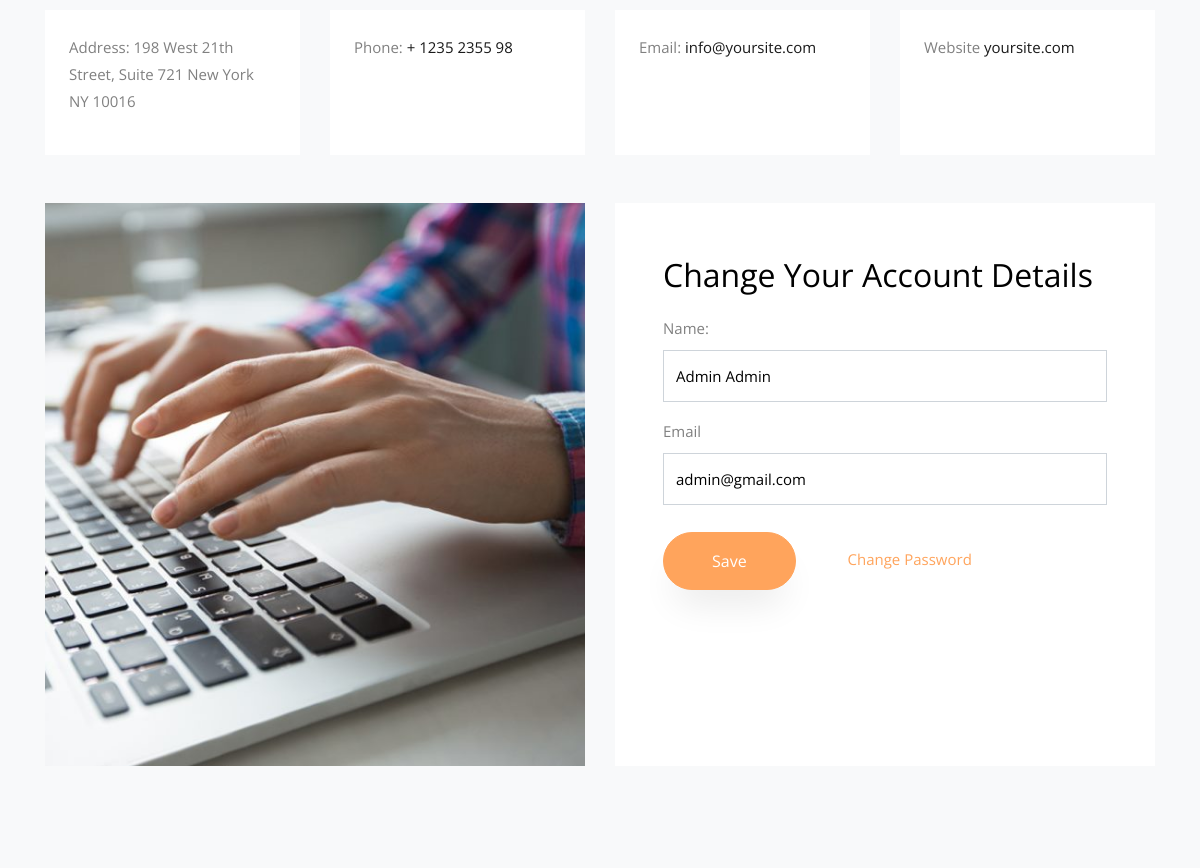
/account/details/ (signed in, middle part), run on an earlier commit of the app's database.
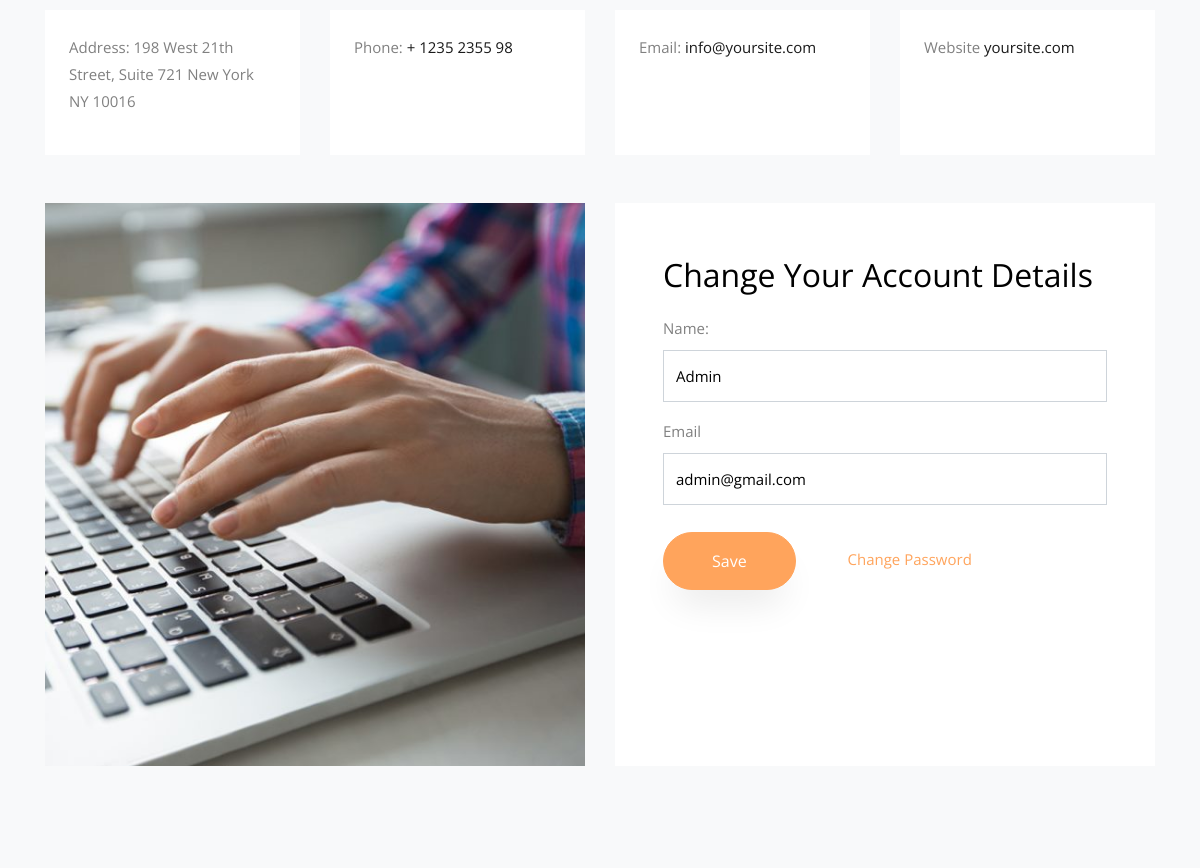
And on a later commit of the database.
### accounts/models.py (models this page shows, shortened)
class User(AbstractBaseUser):
    email = models.EmailField(max_length=255, unique=True)
    full_name = models.CharField(max_length=255, blank=True, null=True)
    is_active = models.BooleanField(default=True)
    staff = models.BooleanField(default=False)
    admin = models.BooleanField(default=False)
    timestamp = models.DateTimeField(auto_now_add=True)
    USERNAME_FIELD = 'email'
    REQUIRED_FIELDS = []
    objects = UserManager()

### accounts/views.py (the view, shortened to what this page needs)
class UserDetailUpdateView(LoginRequiredMixin, UpdateView):
    form_class = UserDetailChangeForm
    template_name = 'accounts/detail-update-view.html'
    def get_object(self):
        return self.request.user
    def get_context_data(self, *args, **kwargs):
        context = super(UserDetailUpdateView, self).get_context_data(*args, **kwargs)
        context['title'] = 'Change Your Account Details'
        return context

### accounts/forms.py
class UserDetailChangeForm(forms.ModelForm):
    full_name = forms.CharField(label='Name', required=False,
                                widget=forms.TextInput(attrs={'class': 'form-control'}))
    class Meta:
        model = User
        fields = ['full_name']

### accounts/templates/accounts/detail-update-view.html (shortened to what this page needs)
{% extends "base.html" %}
{% load static %}
{% block content %}
  <section class="ftco-section contact-section bg-light">
      <div class="container">
        <div class="row d-flex mb-5 contact-info">
          <div class="col-md-3 d-flex">
            <div class="info bg-white p-4">
              <p><span>Address:</span> 198 West 21th Street, Suite 721 New York NY 10016</p>
            </div>
          </div>
          <div class="col-md-3 d-flex">
            <div class="info bg-white p-4">
              <p><span>Phone:</span> <a href="tel://1234567920">+ 1235 2355 98</a></p>
            </div>
          </div>
          <div class="col-md-3 d-flex">
            <div class="info bg-white p-4">
              <p><span>Email:</span> <a href="mailto:info@yoursite.com">info@yoursite.com</a></p>
            </div>
          </div>
          <div class="col-md-3 d-flex">
            <div class="info bg-white p-4">
              <p><span>Website</span> <a href="#">yoursite.com</a></p>
            </div>
          </div>
        </div>
        <div class="row block-9">
          <div class="col-md-6 order-md-last d-flex">
            <form method='POST' action='{% if action_url %}{{ action_url }}{% endif %}' class="bg-white p-5 contact-form"> {% csrf_token %}
                {% if title %}<label class="label-control"><h2>{{ title }}</h2></label>{% endif %}
                {{ form.as_p }}
                <label for="email">Email</label>
                <input type="text" id="email" class="form-control" value="{{ request.user.email }}" disabled="disabled">
                <br/>
                <input type="submit" value="Save" class="btn btn-primary py-3 px-5">
                <a href="{% url 'password_change' %}" class="ml-5">Change Password</a>
            </form>
          </div>
          <div class="col-md-6 d-flex">
            <div class="bg-white">
              <img class="img-fluid" src="{% static 'images/login.jpg' %}" alt="">
            </div>
          </div>
        </div>
      </div>
  </section>
{% endblock %}

### templates/base.html (shortened to what this page needs)
{% load static %}
{% load compress %}
<!DOCTYPE html>
<html lang="en">
  <head>
    {% include "base/css.html" %}
  </head>
  <body class="goto-here">
    {% url 'home' as home_url %}
		{% block content %}{% endblock %}
  </body>
</html>

### templates/base/css.html (shortened to what this page needs)
{% load static %}
{% load compress %}
<link rel="stylesheet" href="{% static 'css/open-iconic-bootstrap.min.css' %}">
<link rel="stylesheet" href="{% static 'css/animate.css' %}">
<link rel="stylesheet" href="{% static 'css/owl.carousel.min.css' %}">
<link rel="stylesheet" href="{% static 'css/owl.theme.default.min.css' %}">
<link rel="stylesheet" href="{% static 'css/magnific-popup.css' %}">
<link rel="stylesheet" href="{% static 'css/aos.css' %}">
<link rel="stylesheet" href="{% static 'css/ionicons.min.css' %}">
<link rel="stylesheet" href="{% static 'css/bootstrap-datepicker.css' %}">
<link rel="stylesheet" href="{% static 'css/jquery.timepicker.css' %}">
<link rel="stylesheet" href="{% static 'css/flaticon.css' %}">
<link rel="stylesheet" href="{% static 'css/icomoon.css' %}">
<link rel="stylesheet" href="{% static 'css/style.css' %}">

### templates/base/navbar.html (shortened to what this page needs)
{% load static %}
{% load compress %}

### templates/base/banner.html (shortened to what this page needs)
{% load static %}
{% load compress %}

### templates/base/footer.html (shortened to what this page needs)
{% load static %}
{% load compress %}

### templates/base/js.html (shortened to what this page needs)
{% load static %}
{% load compress %}

What changed in the data, as far as the page shows it:
changed User "admin@gmail.com": full_name "Admin Admin" → "Admin"
